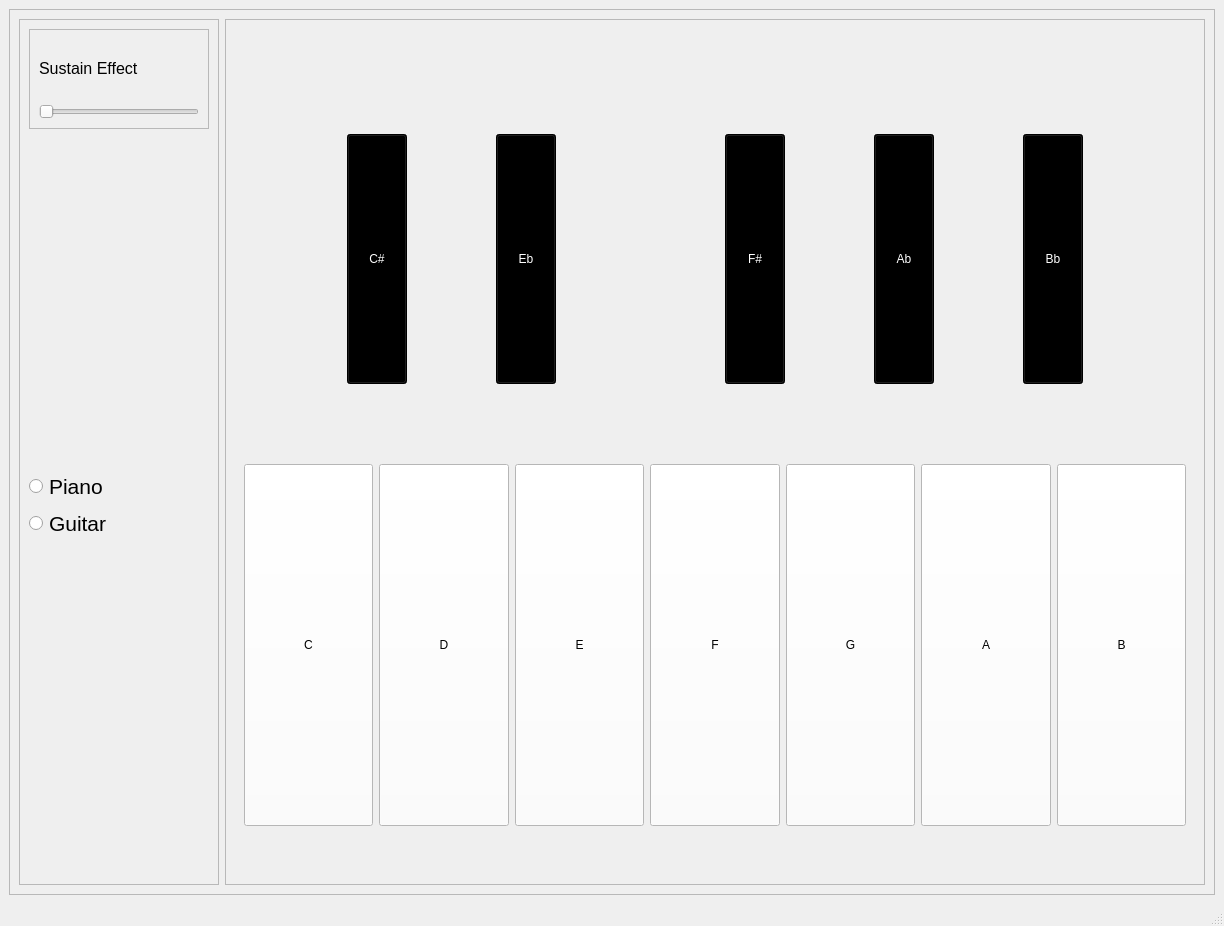
<?xml version="1.0" encoding="UTF-8"?>
<ui version="4.0">
 <class>MainWindow</class>
 <widget class="QMainWindow" name="MainWindow">
  <property name="geometry">
   <rect>
    <x>0</x>
    <y>0</y>
    <width>1224</width>
    <height>926</height>
   </rect>
  </property>
  <property name="windowTitle">
   <string>MainWindow</string>
  </property>
  <widget class="QWidget" name="centralwidget">
   <layout class="QGridLayout" name="gridLayout_5">
    <item row="0" column="0">
     <widget class="QFrame" name="frame">
      <property name="frameShape">
       <enum>QFrame::StyledPanel</enum>
      </property>
      <property name="frameShadow">
       <enum>QFrame::Raised</enum>
      </property>
      <layout class="QGridLayout" name="gridLayout_4">
       <item row="0" column="0">
        <layout class="QHBoxLayout" name="horizontalLayout_3">
         <item>
          <widget class="QFrame" name="frame_2">
           <property name="maximumSize">
            <size>
             <width>200</width>
             <height>16777215</height>
            </size>
           </property>
           <property name="frameShape">
            <enum>QFrame::StyledPanel</enum>
           </property>
           <property name="frameShadow">
            <enum>QFrame::Plain</enum>
           </property>
           <layout class="QGridLayout" name="gridLayout_3">
            <item row="0" column="0">
             <layout class="QVBoxLayout" name="verticalLayout_4">
              <item>
               <widget class="QFrame" name="frame_4">
                <property name="minimumSize">
                 <size>
                  <width>0</width>
                  <height>100</height>
                 </size>
                </property>
                <property name="maximumSize">
                 <size>
                  <width>16777215</width>
                  <height>200</height>
                 </size>
                </property>
                <property name="frameShape">
                 <enum>QFrame::StyledPanel</enum>
                </property>
                <property name="frameShadow">
                 <enum>QFrame::Plain</enum>
                </property>
                <layout class="QGridLayout" name="gridLayout">
                 <item row="0" column="0">
                  <layout class="QVBoxLayout" name="verticalLayout_3">
                   <item>
                    <widget class="QLabel" name="label">
                     <property name="font">
                      <font>
                       <pointsize>12</pointsize>
                      </font>
                     </property>
                     <property name="text">
                      <string>Sustain Effect</string>
                     </property>
                    </widget>
                   </item>
                   <item>
                    <widget class="QSlider" name="slider">
                     <property name="orientation">
                      <enum>Qt::Horizontal</enum>
                     </property>
                    </widget>
                   </item>
                  </layout>
                 </item>
                </layout>
               </widget>
              </item>
              <item>
               <spacer name="verticalSpacer_3">
                <property name="orientation">
                 <enum>Qt::Vertical</enum>
                </property>
                <property name="sizeHint" stdset="0">
                 <size>
                  <width>20</width>
                  <height>40</height>
                 </size>
                </property>
               </spacer>
              </item>
              <item>
               <layout class="QVBoxLayout" name="verticalLayout">
                <item>
                 <widget class="QRadioButton" name="piano">
                  <property name="font">
                   <font>
                    <pointsize>16</pointsize>
                   </font>
                  </property>
                  <property name="text">
                   <string>Piano</string>
                  </property>
                 </widget>
                </item>
                <item>
                 <widget class="QRadioButton" name="guitar">
                  <property name="font">
                   <font>
                    <pointsize>16</pointsize>
                   </font>
                  </property>
                  <property name="text">
                   <string>Guitar</string>
                  </property>
                 </widget>
                </item>
               </layout>
              </item>
              <item>
               <spacer name="verticalSpacer_4">
                <property name="orientation">
                 <enum>Qt::Vertical</enum>
                </property>
                <property name="sizeHint" stdset="0">
                 <size>
                  <width>20</width>
                  <height>40</height>
                 </size>
                </property>
               </spacer>
              </item>
             </layout>
            </item>
           </layout>
          </widget>
         </item>
         <item>
          <widget class="QFrame" name="frame_3">
           <property name="frameShape">
            <enum>QFrame::StyledPanel</enum>
           </property>
           <property name="frameShadow">
            <enum>QFrame::Plain</enum>
           </property>
           <layout class="QGridLayout" name="gridLayout_2">
            <item row="0" column="0">
             <layout class="QVBoxLayout" name="verticalLayout_2">
              <item>
               <spacer name="verticalSpacer">
                <property name="orientation">
                 <enum>Qt::Vertical</enum>
                </property>
                <property name="sizeType">
                 <enum>QSizePolicy::Fixed</enum>
                </property>
                <property name="sizeHint" stdset="0">
                 <size>
                  <width>20</width>
                  <height>40</height>
                 </size>
                </property>
               </spacer>
              </item>
              <item>
               <widget class="QFrame" name="horizontalFrame_2">
                <layout class="QHBoxLayout" name="horizontalLayout_2">
                 <item>
                  <spacer name="horizontalSpacer_2">
                   <property name="orientation">
                    <enum>Qt::Horizontal</enum>
                   </property>
                   <property name="sizeType">
                    <enum>QSizePolicy::Fixed</enum>
                   </property>
                   <property name="sizeHint" stdset="0">
                    <size>
                     <width>20</width>
                     <height>30</height>
                    </size>
                   </property>
                  </spacer>
                 </item>
                 <item>
                  <widget class="QPushButton" name="csharp">
                   <property name="sizePolicy">
                    <sizepolicy hsizetype="Minimum" vsizetype="Expanding">
                     <horstretch>0</horstretch>
                     <verstretch>0</verstretch>
                    </sizepolicy>
                   </property>
                   <property name="minimumSize">
                    <size>
                     <width>0</width>
                     <height>0</height>
                    </size>
                   </property>
                   <property name="maximumSize">
                    <size>
                     <width>60</width>
                     <height>250</height>
                    </size>
                   </property>
                   <property name="styleSheet">
                    <string notr="true">background-color: rgb(255, 255, 255);
color: rgb(255, 255, 255);
background-color: rgb(0, 0, 0);</string>
                   </property>
                   <property name="text">
                    <string>C#</string>
                   </property>
                  </widget>
                 </item>
                 <item>
                  <widget class="QPushButton" name="eflat">
                   <property name="sizePolicy">
                    <sizepolicy hsizetype="Minimum" vsizetype="Expanding">
                     <horstretch>0</horstretch>
                     <verstretch>0</verstretch>
                    </sizepolicy>
                   </property>
                   <property name="minimumSize">
                    <size>
                     <width>0</width>
                     <height>0</height>
                    </size>
                   </property>
                   <property name="maximumSize">
                    <size>
                     <width>60</width>
                     <height>250</height>
                    </size>
                   </property>
                   <property name="styleSheet">
                    <string notr="true">background-color: rgb(255, 255, 255);
color: rgb(255, 255, 255);
background-color: rgb(0, 0, 0);</string>
                   </property>
                   <property name="text">
                    <string>Eb</string>
                   </property>
                  </widget>
                 </item>
                 <item>
                  <spacer name="horizontalSpacer">
                   <property name="orientation">
                    <enum>Qt::Horizontal</enum>
                   </property>
                   <property name="sizeType">
                    <enum>QSizePolicy::Fixed</enum>
                   </property>
                   <property name="sizeHint" stdset="0">
                    <size>
                     <width>80</width>
                     <height>10</height>
                    </size>
                   </property>
                  </spacer>
                 </item>
                 <item>
                  <widget class="QPushButton" name="fsharp">
                   <property name="sizePolicy">
                    <sizepolicy hsizetype="Minimum" vsizetype="Expanding">
                     <horstretch>0</horstretch>
                     <verstretch>0</verstretch>
                    </sizepolicy>
                   </property>
                   <property name="minimumSize">
                    <size>
                     <width>0</width>
                     <height>0</height>
                    </size>
                   </property>
                   <property name="maximumSize">
                    <size>
                     <width>60</width>
                     <height>250</height>
                    </size>
                   </property>
                   <property name="styleSheet">
                    <string notr="true">background-color: rgb(255, 255, 255);
color: rgb(255, 255, 255);
background-color: rgb(0, 0, 0);</string>
                   </property>
                   <property name="text">
                    <string>F#</string>
                   </property>
                  </widget>
                 </item>
                 <item>
                  <widget class="QPushButton" name="aflat">
                   <property name="sizePolicy">
                    <sizepolicy hsizetype="Minimum" vsizetype="Expanding">
                     <horstretch>0</horstretch>
                     <verstretch>0</verstretch>
                    </sizepolicy>
                   </property>
                   <property name="minimumSize">
                    <size>
                     <width>0</width>
                     <height>0</height>
                    </size>
                   </property>
                   <property name="maximumSize">
                    <size>
                     <width>60</width>
                     <height>250</height>
                    </size>
                   </property>
                   <property name="styleSheet">
                    <string notr="true">background-color: rgb(255, 255, 255);
color: rgb(255, 255, 255);
background-color: rgb(0, 0, 0);</string>
                   </property>
                   <property name="text">
                    <string>Ab</string>
                   </property>
                  </widget>
                 </item>
                 <item>
                  <widget class="QPushButton" name="bflat">
                   <property name="sizePolicy">
                    <sizepolicy hsizetype="Minimum" vsizetype="Expanding">
                     <horstretch>0</horstretch>
                     <verstretch>0</verstretch>
                    </sizepolicy>
                   </property>
                   <property name="minimumSize">
                    <size>
                     <width>0</width>
                     <height>0</height>
                    </size>
                   </property>
                   <property name="maximumSize">
                    <size>
                     <width>60</width>
                     <height>250</height>
                    </size>
                   </property>
                   <property name="styleSheet">
                    <string notr="true">background-color: rgb(255, 255, 255);
color: rgb(255, 255, 255);
background-color: rgb(0, 0, 0);</string>
                   </property>
                   <property name="text">
                    <string>Bb</string>
                   </property>
                  </widget>
                 </item>
                 <item>
                  <spacer name="horizontalSpacer_3">
                   <property name="orientation">
                    <enum>Qt::Horizontal</enum>
                   </property>
                   <property name="sizeType">
                    <enum>QSizePolicy::Fixed</enum>
                   </property>
                   <property name="sizeHint" stdset="0">
                    <size>
                     <width>20</width>
                     <height>20</height>
                    </size>
                   </property>
                  </spacer>
                 </item>
                </layout>
               </widget>
              </item>
              <item>
               <widget class="QFrame" name="horizontalFrame">
                <layout class="QHBoxLayout" name="horizontalLayout">
                 <item>
                  <widget class="QPushButton" name="c_note">
                   <property name="sizePolicy">
                    <sizepolicy hsizetype="Minimum" vsizetype="Expanding">
                     <horstretch>0</horstretch>
                     <verstretch>0</verstretch>
                    </sizepolicy>
                   </property>
                   <property name="minimumSize">
                    <size>
                     <width>0</width>
                     <height>0</height>
                    </size>
                   </property>
                   <property name="styleSheet">
                    <string notr="true">background-color: rgb(255, 255, 255);</string>
                   </property>
                   <property name="text">
                    <string>C</string>
                   </property>
                  </widget>
                 </item>
                 <item>
                  <widget class="QPushButton" name="d_note">
                   <property name="sizePolicy">
                    <sizepolicy hsizetype="Minimum" vsizetype="Expanding">
                     <horstretch>0</horstretch>
                     <verstretch>0</verstretch>
                    </sizepolicy>
                   </property>
                   <property name="styleSheet">
                    <string notr="true">background-color: rgb(255, 255, 255);</string>
                   </property>
                   <property name="text">
                    <string>D</string>
                   </property>
                  </widget>
                 </item>
                 <item>
                  <widget class="QPushButton" name="e_note">
                   <property name="sizePolicy">
                    <sizepolicy hsizetype="Minimum" vsizetype="Expanding">
                     <horstretch>0</horstretch>
                     <verstretch>0</verstretch>
                    </sizepolicy>
                   </property>
                   <property name="styleSheet">
                    <string notr="true">background-color: rgb(255, 255, 255);</string>
                   </property>
                   <property name="text">
                    <string>E</string>
                   </property>
                  </widget>
                 </item>
                 <item>
                  <widget class="QPushButton" name="f_note">
                   <property name="sizePolicy">
                    <sizepolicy hsizetype="Minimum" vsizetype="Expanding">
                     <horstretch>0</horstretch>
                     <verstretch>0</verstretch>
                    </sizepolicy>
                   </property>
                   <property name="styleSheet">
                    <string notr="true">background-color: rgb(255, 255, 255);</string>
                   </property>
                   <property name="text">
                    <string>F</string>
                   </property>
                  </widget>
                 </item>
                 <item>
                  <widget class="QPushButton" name="g_note">
                   <property name="sizePolicy">
                    <sizepolicy hsizetype="Minimum" vsizetype="Expanding">
                     <horstretch>0</horstretch>
                     <verstretch>0</verstretch>
                    </sizepolicy>
                   </property>
                   <property name="styleSheet">
                    <string notr="true">background-color: rgb(255, 255, 255);</string>
                   </property>
                   <property name="text">
                    <string>G</string>
                   </property>
                  </widget>
                 </item>
                 <item>
                  <widget class="QPushButton" name="a_note">
                   <property name="sizePolicy">
                    <sizepolicy hsizetype="Minimum" vsizetype="Expanding">
                     <horstretch>0</horstretch>
                     <verstretch>0</verstretch>
                    </sizepolicy>
                   </property>
                   <property name="styleSheet">
                    <string notr="true">background-color: rgb(255, 255, 255);</string>
                   </property>
                   <property name="text">
                    <string>A</string>
                   </property>
                  </widget>
                 </item>
                 <item>
                  <widget class="QPushButton" name="b_note">
                   <property name="sizePolicy">
                    <sizepolicy hsizetype="Minimum" vsizetype="Expanding">
                     <horstretch>0</horstretch>
                     <verstretch>0</verstretch>
                    </sizepolicy>
                   </property>
                   <property name="styleSheet">
                    <string notr="true">background-color: rgb(255, 255, 255);</string>
                   </property>
                   <property name="text">
                    <string>B</string>
                   </property>
                  </widget>
                 </item>
                </layout>
               </widget>
              </item>
              <item>
               <spacer name="verticalSpacer_2">
                <property name="orientation">
                 <enum>Qt::Vertical</enum>
                </property>
                <property name="sizeType">
                 <enum>QSizePolicy::Fixed</enum>
                </property>
                <property name="sizeHint" stdset="0">
                 <size>
                  <width>20</width>
                  <height>40</height>
                 </size>
                </property>
               </spacer>
              </item>
             </layout>
            </item>
           </layout>
          </widget>
         </item>
        </layout>
       </item>
      </layout>
     </widget>
    </item>
   </layout>
  </widget>
  <widget class="QMenuBar" name="menubar">
   <property name="geometry">
    <rect>
     <x>0</x>
     <y>0</y>
     <width>1224</width>
     <height>26</height>
    </rect>
   </property>
  </widget>
  <widget class="QStatusBar" name="statusbar"/>
 </widget>
 <resources/>
 <connections/>
</ui>
